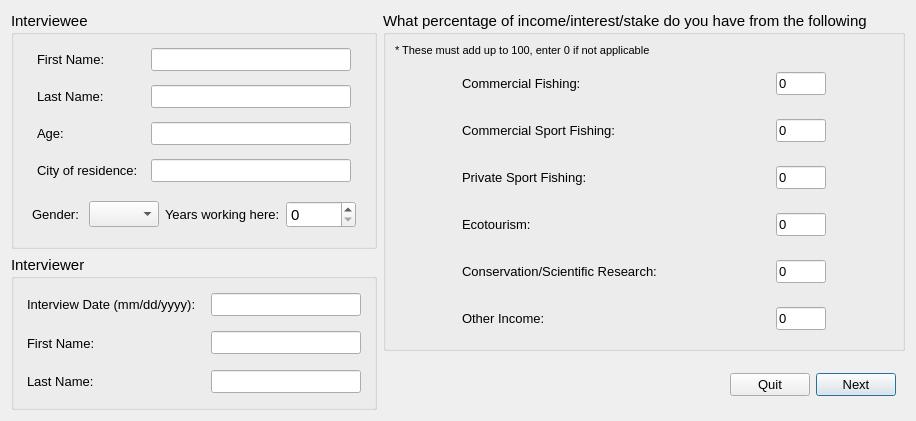
<ui version="4.0" >
 <author>Dane Springmeyer</author>
 <class>InterviewStart</class>
 <widget class="QDialog" name="InterviewStart" >
  <property name="geometry" >
   <rect>
    <x>0</x>
    <y>0</y>
    <width>902</width>
    <height>421</height>
   </rect>
  </property>
  <property name="windowTitle" >
   <string>OpenOceanMap - Interview</string>
  </property>
  <layout class="QHBoxLayout" >
   <item>
    <layout class="QVBoxLayout" >
     <item>
      <widget class="QGroupBox" name="interviewee" >
       <property name="font" >
        <font>
         <pointsize>11</pointsize>
        </font>
       </property>
       <property name="title" >
        <string>Interviewee</string>
       </property>
       <layout class="QVBoxLayout" >
        <item>
         <widget class="QWidget" native="1" name="interviewee_first_name" >
          <layout class="QHBoxLayout" >
           <property name="spacing" >
            <number>4</number>
           </property>
           <property name="margin" >
            <number>4</number>
           </property>
           <item>
            <widget class="QLabel" name="interviewee_first_name_text" >
             <property name="minimumSize" >
              <size>
               <width>100</width>
               <height>0</height>
              </size>
             </property>
             <property name="maximumSize" >
              <size>
               <width>100</width>
               <height>16777215</height>
              </size>
             </property>
             <property name="font" >
              <font>
               <pointsize>10</pointsize>
              </font>
             </property>
             <property name="text" >
              <string>First Name:</string>
             </property>
            </widget>
           </item>
           <item>
            <widget class="QLineEdit" name="interviewee_first_name_line" >
             <property name="enabled" >
              <bool>true</bool>
             </property>
             <property name="minimumSize" >
              <size>
               <width>200</width>
               <height>0</height>
              </size>
             </property>
             <property name="maximumSize" >
              <size>
               <width>200</width>
               <height>16777215</height>
              </size>
             </property>
             <property name="font" >
              <font>
               <pointsize>10</pointsize>
              </font>
             </property>
             <property name="text" >
              <string/>
             </property>
            </widget>
           </item>
          </layout>
         </widget>
        </item>
        <item>
         <widget class="QWidget" native="1" name="interviewee_last_name" >
          <layout class="QHBoxLayout" >
           <property name="spacing" >
            <number>4</number>
           </property>
           <property name="margin" >
            <number>4</number>
           </property>
           <item>
            <widget class="QLabel" name="interviewee_last_name_text" >
             <property name="minimumSize" >
              <size>
               <width>100</width>
               <height>0</height>
              </size>
             </property>
             <property name="maximumSize" >
              <size>
               <width>100</width>
               <height>16777215</height>
              </size>
             </property>
             <property name="font" >
              <font>
               <pointsize>10</pointsize>
              </font>
             </property>
             <property name="text" >
              <string>Last Name:</string>
             </property>
            </widget>
           </item>
           <item>
            <widget class="QLineEdit" name="interviewee_last_name_line" >
             <property name="enabled" >
              <bool>true</bool>
             </property>
             <property name="minimumSize" >
              <size>
               <width>200</width>
               <height>0</height>
              </size>
             </property>
             <property name="maximumSize" >
              <size>
               <width>200</width>
               <height>16777215</height>
              </size>
             </property>
             <property name="font" >
              <font>
               <pointsize>10</pointsize>
              </font>
             </property>
             <property name="text" >
              <string/>
             </property>
            </widget>
           </item>
          </layout>
         </widget>
        </item>
        <item>
         <widget class="QWidget" native="1" name="age" >
          <layout class="QHBoxLayout" >
           <property name="spacing" >
            <number>4</number>
           </property>
           <property name="margin" >
            <number>4</number>
           </property>
           <item>
            <widget class="QLabel" name="age_text" >
             <property name="minimumSize" >
              <size>
               <width>100</width>
               <height>0</height>
              </size>
             </property>
             <property name="maximumSize" >
              <size>
               <width>100</width>
               <height>16777215</height>
              </size>
             </property>
             <property name="font" >
              <font>
               <pointsize>10</pointsize>
              </font>
             </property>
             <property name="text" >
              <string>Age:</string>
             </property>
            </widget>
           </item>
           <item>
            <widget class="QLineEdit" name="age_line" >
             <property name="enabled" >
              <bool>true</bool>
             </property>
             <property name="minimumSize" >
              <size>
               <width>200</width>
               <height>0</height>
              </size>
             </property>
             <property name="maximumSize" >
              <size>
               <width>200</width>
               <height>16777215</height>
              </size>
             </property>
             <property name="font" >
              <font>
               <pointsize>10</pointsize>
              </font>
             </property>
             <property name="text" >
              <string/>
             </property>
            </widget>
           </item>
          </layout>
         </widget>
        </item>
        <item>
         <widget class="QWidget" native="1" name="age_2" >
          <layout class="QHBoxLayout" >
           <property name="spacing" >
            <number>4</number>
           </property>
           <property name="margin" >
            <number>4</number>
           </property>
           <item>
            <widget class="QLabel" name="city_text" >
             <property name="minimumSize" >
              <size>
               <width>100</width>
               <height>0</height>
              </size>
             </property>
             <property name="maximumSize" >
              <size>
               <width>100</width>
               <height>16777215</height>
              </size>
             </property>
             <property name="font" >
              <font>
               <pointsize>10</pointsize>
              </font>
             </property>
             <property name="text" >
              <string>City of residence:</string>
             </property>
            </widget>
           </item>
           <item>
            <widget class="QLineEdit" name="city_line" >
             <property name="enabled" >
              <bool>true</bool>
             </property>
             <property name="minimumSize" >
              <size>
               <width>200</width>
               <height>0</height>
              </size>
             </property>
             <property name="maximumSize" >
              <size>
               <width>200</width>
               <height>200</height>
              </size>
             </property>
             <property name="font" >
              <font>
               <pointsize>10</pointsize>
              </font>
             </property>
             <property name="text" >
              <string/>
             </property>
            </widget>
           </item>
          </layout>
         </widget>
        </item>
        <item>
         <widget class="QWidget" native="1" name="gender" >
          <layout class="QHBoxLayout" >
           <item>
            <widget class="QLabel" name="gender_text" >
             <property name="minimumSize" >
              <size>
               <width>45</width>
               <height>0</height>
              </size>
             </property>
             <property name="maximumSize" >
              <size>
               <width>60</width>
               <height>16777215</height>
              </size>
             </property>
             <property name="font" >
              <font>
               <pointsize>10</pointsize>
              </font>
             </property>
             <property name="text" >
              <string>Gender:</string>
             </property>
            </widget>
           </item>
           <item>
            <widget class="QComboBox" name="gender_comboBox" >
             <property name="maximumSize" >
              <size>
               <width>70</width>
               <height>16777215</height>
              </size>
             </property>
             <item>
              <property name="text" >
               <string/>
              </property>
             </item>
             <item>
              <property name="text" >
               <string>Male</string>
              </property>
             </item>
             <item>
              <property name="text" >
               <string>Female</string>
              </property>
             </item>
            </widget>
           </item>
           <item>
            <widget class="QLabel" name="years_text" >
             <property name="minimumSize" >
              <size>
               <width>100</width>
               <height>0</height>
              </size>
             </property>
             <property name="maximumSize" >
              <size>
               <width>150</width>
               <height>16777215</height>
              </size>
             </property>
             <property name="font" >
              <font>
               <pointsize>10</pointsize>
              </font>
             </property>
             <property name="text" >
              <string>Years working here:</string>
             </property>
            </widget>
           </item>
           <item>
            <widget class="QSpinBox" name="years_spinBox" >
             <property name="sizePolicy" >
              <sizepolicy vsizetype="Fixed" hsizetype="Expanding" >
               <horstretch>0</horstretch>
               <verstretch>0</verstretch>
              </sizepolicy>
             </property>
             <property name="minimumSize" >
              <size>
               <width>15</width>
               <height>0</height>
              </size>
             </property>
             <property name="maximumSize" >
              <size>
               <width>70</width>
               <height>200</height>
              </size>
             </property>
            </widget>
           </item>
          </layout>
         </widget>
        </item>
       </layout>
      </widget>
     </item>
     <item>
      <widget class="QGroupBox" name="interviewee_2" >
       <property name="font" >
        <font>
         <pointsize>11</pointsize>
        </font>
       </property>
       <property name="title" >
        <string>Interviewer</string>
       </property>
       <layout class="QVBoxLayout" >
        <item>
         <widget class="QWidget" native="1" name="interviewee_first_name_2" >
          <layout class="QHBoxLayout" >
           <property name="spacing" >
            <number>4</number>
           </property>
           <property name="margin" >
            <number>4</number>
           </property>
           <item>
            <widget class="QLabel" name="date_text" >
             <property name="minimumSize" >
              <size>
               <width>180</width>
               <height>0</height>
              </size>
             </property>
             <property name="maximumSize" >
              <size>
               <width>180</width>
               <height>16777215</height>
              </size>
             </property>
             <property name="font" >
              <font>
               <pointsize>10</pointsize>
              </font>
             </property>
             <property name="text" >
              <string>Interview Date (mm/dd/yyyy):</string>
             </property>
            </widget>
           </item>
           <item>
            <widget class="QLineEdit" name="date_line" >
             <property name="enabled" >
              <bool>true</bool>
             </property>
             <property name="minimumSize" >
              <size>
               <width>150</width>
               <height>0</height>
              </size>
             </property>
             <property name="maximumSize" >
              <size>
               <width>150</width>
               <height>16777215</height>
              </size>
             </property>
             <property name="font" >
              <font>
               <pointsize>10</pointsize>
              </font>
             </property>
             <property name="text" >
              <string/>
             </property>
             <property name="cursorPosition" >
              <number>0</number>
             </property>
            </widget>
           </item>
          </layout>
         </widget>
        </item>
        <item>
         <widget class="QWidget" native="1" name="interviewee_first_name_3" >
          <layout class="QHBoxLayout" >
           <property name="spacing" >
            <number>4</number>
           </property>
           <property name="margin" >
            <number>4</number>
           </property>
           <item>
            <widget class="QLabel" name="interviewer_first_name_text" >
             <property name="minimumSize" >
              <size>
               <width>180</width>
               <height>0</height>
              </size>
             </property>
             <property name="maximumSize" >
              <size>
               <width>180</width>
               <height>16777215</height>
              </size>
             </property>
             <property name="font" >
              <font>
               <pointsize>10</pointsize>
              </font>
             </property>
             <property name="text" >
              <string>First Name:</string>
             </property>
            </widget>
           </item>
           <item>
            <widget class="QLineEdit" name="interviewer_first_name_line" >
             <property name="enabled" >
              <bool>true</bool>
             </property>
             <property name="minimumSize" >
              <size>
               <width>150</width>
               <height>0</height>
              </size>
             </property>
             <property name="maximumSize" >
              <size>
               <width>150</width>
               <height>16777215</height>
              </size>
             </property>
             <property name="font" >
              <font>
               <pointsize>10</pointsize>
              </font>
             </property>
             <property name="text" >
              <string/>
             </property>
            </widget>
           </item>
          </layout>
         </widget>
        </item>
        <item>
         <widget class="QWidget" native="1" name="interviewee_first_name_4" >
          <layout class="QHBoxLayout" >
           <property name="spacing" >
            <number>4</number>
           </property>
           <property name="margin" >
            <number>4</number>
           </property>
           <item>
            <widget class="QLabel" name="interviewer_last_name_text" >
             <property name="minimumSize" >
              <size>
               <width>180</width>
               <height>0</height>
              </size>
             </property>
             <property name="maximumSize" >
              <size>
               <width>180</width>
               <height>16777215</height>
              </size>
             </property>
             <property name="font" >
              <font>
               <pointsize>10</pointsize>
              </font>
             </property>
             <property name="text" >
              <string>Last Name:</string>
             </property>
            </widget>
           </item>
           <item>
            <widget class="QLineEdit" name="interviewer_last_name_line" >
             <property name="enabled" >
              <bool>true</bool>
             </property>
             <property name="minimumSize" >
              <size>
               <width>150</width>
               <height>0</height>
              </size>
             </property>
             <property name="maximumSize" >
              <size>
               <width>150</width>
               <height>16777215</height>
              </size>
             </property>
             <property name="font" >
              <font>
               <pointsize>10</pointsize>
              </font>
             </property>
             <property name="text" >
              <string/>
             </property>
            </widget>
           </item>
          </layout>
         </widget>
        </item>
       </layout>
      </widget>
     </item>
    </layout>
   </item>
   <item>
    <layout class="QVBoxLayout" >
     <item>
      <widget class="QGroupBox" name="user_group_info" >
       <property name="font" >
        <font>
         <pointsize>11</pointsize>
        </font>
       </property>
       <property name="title" >
        <string>What percentage of income/interest/stake do you have from the following?</string>
       </property>
       <layout class="QGridLayout" >
        <item row="1" column="0" >
         <widget class="QWidget" native="1" name="home_port_2" >
          <property name="font" >
           <font>
            <pointsize>10</pointsize>
           </font>
          </property>
          <layout class="QGridLayout" >
           <item row="0" column="0" >
            <widget class="QLabel" name="comm_fish_text" >
             <property name="minimumSize" >
              <size>
               <width>250</width>
               <height>0</height>
              </size>
             </property>
             <property name="maximumSize" >
              <size>
               <width>150</width>
               <height>16777215</height>
              </size>
             </property>
             <property name="font" >
              <font>
               <pointsize>10</pointsize>
              </font>
             </property>
             <property name="text" >
              <string>Commercial Fishing:</string>
             </property>
            </widget>
           </item>
           <item row="0" column="1" >
            <widget class="QLineEdit" name="comm_fish_line" >
             <property name="enabled" >
              <bool>true</bool>
             </property>
             <property name="minimumSize" >
              <size>
               <width>50</width>
               <height>0</height>
              </size>
             </property>
             <property name="maximumSize" >
              <size>
               <width>50</width>
               <height>16777215</height>
              </size>
             </property>
             <property name="font" >
              <font>
               <pointsize>10</pointsize>
              </font>
             </property>
             <property name="text" >
              <string>0</string>
             </property>
            </widget>
           </item>
          </layout>
         </widget>
        </item>
        <item row="2" column="0" >
         <widget class="QWidget" native="1" name="home_port_3" >
          <property name="font" >
           <font>
            <pointsize>10</pointsize>
           </font>
          </property>
          <layout class="QGridLayout" >
           <item row="0" column="0" >
            <widget class="QLabel" name="comm_sport_text" >
             <property name="minimumSize" >
              <size>
               <width>250</width>
               <height>0</height>
              </size>
             </property>
             <property name="maximumSize" >
              <size>
               <width>150</width>
               <height>16777215</height>
              </size>
             </property>
             <property name="font" >
              <font>
               <pointsize>10</pointsize>
              </font>
             </property>
             <property name="text" >
              <string>Commercial Sport Fishing:</string>
             </property>
            </widget>
           </item>
           <item row="0" column="1" >
            <widget class="QLineEdit" name="comm_sport_line" >
             <property name="enabled" >
              <bool>true</bool>
             </property>
             <property name="minimumSize" >
              <size>
               <width>50</width>
               <height>0</height>
              </size>
             </property>
             <property name="maximumSize" >
              <size>
               <width>50</width>
               <height>16777215</height>
              </size>
             </property>
             <property name="font" >
              <font>
               <pointsize>10</pointsize>
              </font>
             </property>
             <property name="text" >
              <string>0</string>
             </property>
            </widget>
           </item>
          </layout>
         </widget>
        </item>
        <item row="3" column="0" >
         <widget class="QWidget" native="1" name="ves_license" >
          <property name="font" >
           <font>
            <pointsize>10</pointsize>
           </font>
          </property>
          <layout class="QHBoxLayout" >
           <item>
            <widget class="QLabel" name="private_fish_text" >
             <property name="minimumSize" >
              <size>
               <width>250</width>
               <height>0</height>
              </size>
             </property>
             <property name="maximumSize" >
              <size>
               <width>150</width>
               <height>16777215</height>
              </size>
             </property>
             <property name="font" >
              <font>
               <pointsize>10</pointsize>
              </font>
             </property>
             <property name="text" >
              <string>Private Sport Fishing:</string>
             </property>
            </widget>
           </item>
           <item>
            <widget class="QLineEdit" name="private_fish_line" >
             <property name="enabled" >
              <bool>true</bool>
             </property>
             <property name="minimumSize" >
              <size>
               <width>50</width>
               <height>0</height>
              </size>
             </property>
             <property name="maximumSize" >
              <size>
               <width>50</width>
               <height>16777215</height>
              </size>
             </property>
             <property name="font" >
              <font>
               <pointsize>10</pointsize>
              </font>
             </property>
             <property name="text" >
              <string>0</string>
             </property>
            </widget>
           </item>
          </layout>
         </widget>
        </item>
        <item row="4" column="0" >
         <widget class="QWidget" native="1" name="ves_license_2" >
          <property name="font" >
           <font>
            <pointsize>10</pointsize>
           </font>
          </property>
          <layout class="QHBoxLayout" >
           <item>
            <widget class="QLabel" name="ecotourism_text" >
             <property name="minimumSize" >
              <size>
               <width>250</width>
               <height>0</height>
              </size>
             </property>
             <property name="maximumSize" >
              <size>
               <width>150</width>
               <height>16777215</height>
              </size>
             </property>
             <property name="font" >
              <font>
               <pointsize>10</pointsize>
              </font>
             </property>
             <property name="text" >
              <string>Ecotourism:</string>
             </property>
            </widget>
           </item>
           <item>
            <widget class="QLineEdit" name="ecotourism_line" >
             <property name="enabled" >
              <bool>true</bool>
             </property>
             <property name="minimumSize" >
              <size>
               <width>50</width>
               <height>0</height>
              </size>
             </property>
             <property name="maximumSize" >
              <size>
               <width>50</width>
               <height>16777215</height>
              </size>
             </property>
             <property name="font" >
              <font>
               <pointsize>10</pointsize>
              </font>
             </property>
             <property name="text" >
              <string>0</string>
             </property>
            </widget>
           </item>
          </layout>
         </widget>
        </item>
        <item row="5" column="0" >
         <widget class="QWidget" native="1" name="vessel_length" >
          <property name="font" >
           <font>
            <pointsize>10</pointsize>
           </font>
          </property>
          <layout class="QHBoxLayout" >
           <item>
            <widget class="QLabel" name="cons_science_text" >
             <property name="minimumSize" >
              <size>
               <width>250</width>
               <height>0</height>
              </size>
             </property>
             <property name="maximumSize" >
              <size>
               <width>200</width>
               <height>16777215</height>
              </size>
             </property>
             <property name="font" >
              <font>
               <pointsize>10</pointsize>
              </font>
             </property>
             <property name="text" >
              <string>Conservation/Scientific Research:</string>
             </property>
            </widget>
           </item>
           <item>
            <widget class="QLineEdit" name="cons_science_line" >
             <property name="enabled" >
              <bool>true</bool>
             </property>
             <property name="minimumSize" >
              <size>
               <width>50</width>
               <height>0</height>
              </size>
             </property>
             <property name="maximumSize" >
              <size>
               <width>50</width>
               <height>16777215</height>
              </size>
             </property>
             <property name="font" >
              <font>
               <pointsize>10</pointsize>
              </font>
             </property>
             <property name="text" >
              <string>0</string>
             </property>
            </widget>
           </item>
          </layout>
         </widget>
        </item>
        <item row="6" column="0" >
         <widget class="QWidget" native="1" name="vessel_length_2" >
          <property name="font" >
           <font>
            <pointsize>10</pointsize>
           </font>
          </property>
          <layout class="QHBoxLayout" >
           <item>
            <widget class="QLabel" name="other_text" >
             <property name="minimumSize" >
              <size>
               <width>250</width>
               <height>0</height>
              </size>
             </property>
             <property name="maximumSize" >
              <size>
               <width>150</width>
               <height>16777215</height>
              </size>
             </property>
             <property name="font" >
              <font>
               <pointsize>10</pointsize>
              </font>
             </property>
             <property name="text" >
              <string>Other Income:</string>
             </property>
            </widget>
           </item>
           <item>
            <widget class="QLineEdit" name="other_line" >
             <property name="enabled" >
              <bool>true</bool>
             </property>
             <property name="minimumSize" >
              <size>
               <width>50</width>
               <height>0</height>
              </size>
             </property>
             <property name="maximumSize" >
              <size>
               <width>50</width>
               <height>16777215</height>
              </size>
             </property>
             <property name="font" >
              <font>
               <pointsize>10</pointsize>
              </font>
             </property>
             <property name="text" >
              <string>0</string>
             </property>
            </widget>
           </item>
          </layout>
         </widget>
        </item>
        <item row="0" column="0" >
         <widget class="QLabel" name="label" >
          <property name="font" >
           <font>
            <pointsize>8</pointsize>
           </font>
          </property>
          <property name="text" >
           <string>* These must add up to 100, enter 0 if not applicable</string>
          </property>
         </widget>
        </item>
       </layout>
      </widget>
     </item>
     <item>
      <layout class="QHBoxLayout" >
       <item>
        <spacer>
         <property name="orientation" >
          <enum>Qt::Horizontal</enum>
         </property>
         <property name="sizeHint" stdset="0" >
          <size>
           <width>40</width>
           <height>20</height>
          </size>
         </property>
        </spacer>
       </item>
       <item>
        <layout class="QVBoxLayout" >
         <item>
          <spacer>
           <property name="orientation" >
            <enum>Qt::Vertical</enum>
           </property>
           <property name="sizeHint" stdset="0" >
            <size>
             <width>20</width>
             <height>40</height>
            </size>
           </property>
          </spacer>
         </item>
         <item>
          <widget class="QWidget" native="1" name="button_box" >
           <property name="sizePolicy" >
            <sizepolicy vsizetype="MinimumExpanding" hsizetype="Preferred" >
             <horstretch>0</horstretch>
             <verstretch>0</verstretch>
            </sizepolicy>
           </property>
           <property name="minimumSize" >
            <size>
             <width>0</width>
             <height>50</height>
            </size>
           </property>
           <layout class="QHBoxLayout" >
            <item>
             <widget class="QPushButton" name="pbnCancel" >
              <property name="font" >
               <font>
                <pointsize>10</pointsize>
               </font>
              </property>
              <property name="text" >
               <string>Quit</string>
              </property>
             </widget>
            </item>
            <item>
             <widget class="QPushButton" name="pbnNextWindow" >
              <property name="font" >
               <font>
                <pointsize>10</pointsize>
               </font>
              </property>
              <property name="text" >
               <string>Next</string>
              </property>
              <property name="checkable" >
               <bool>false</bool>
              </property>
              <property name="default" >
               <bool>true</bool>
              </property>
              <property name="flat" >
               <bool>false</bool>
              </property>
             </widget>
            </item>
           </layout>
          </widget>
         </item>
        </layout>
       </item>
      </layout>
     </item>
    </layout>
   </item>
  </layout>
 </widget>
 <resources/>
 <connections/>
</ui>
